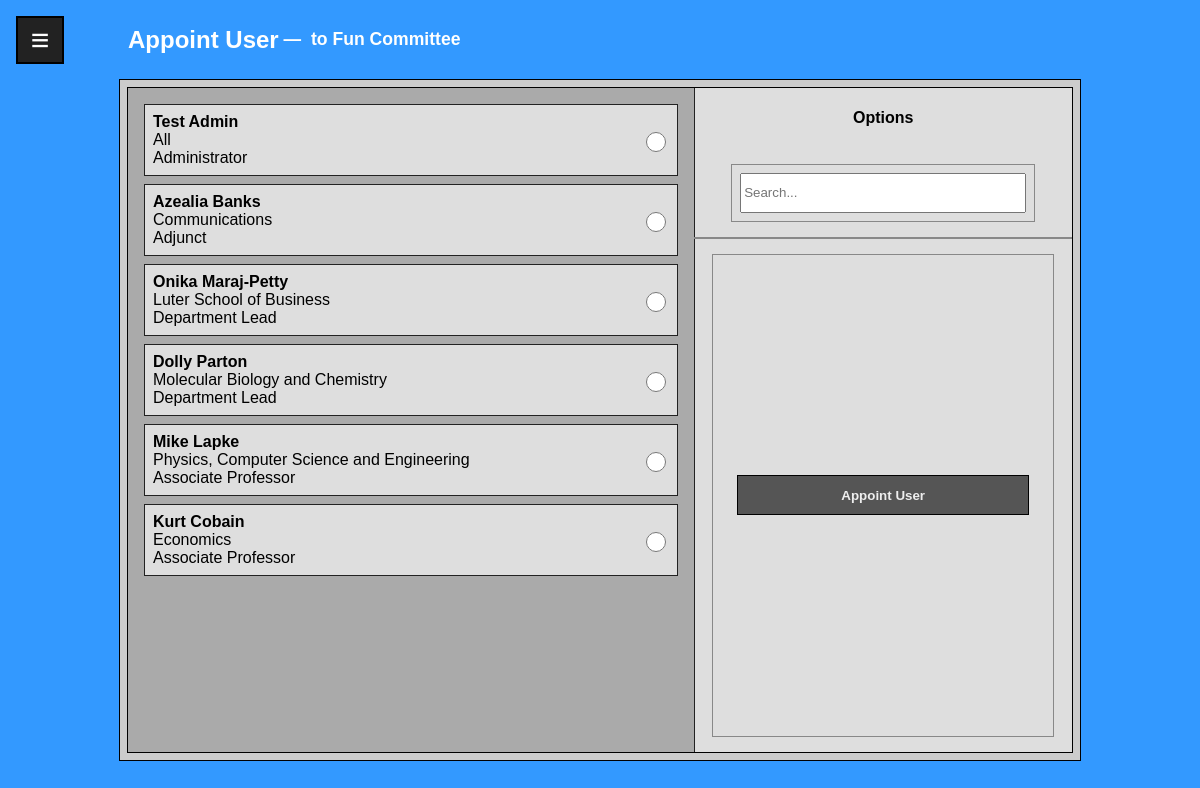
/committee_appoint_user.php?committee=2 (signed in), run on the app's committed database.
### tables this page shows
CREATE TABLE IF NOT EXISTS `Committee` (
  `Committee_ID` INT NOT NULL AUTO_INCREMENT,
  `Name` VARCHAR(45) NOT NULL,
  `Description` VARCHAR(100) NOT NULL,
  PRIMARY KEY (`Committee_ID`));

CREATE TABLE IF NOT EXISTS `User` (
  `CNU_ID` INT NOT NULL AUTO_INCREMENT,
  `Password` VARCHAR(24) NOT NULL,
  `Fname` VARCHAR(45) NOT NULL,
  `Lname` VARCHAR(45) NOT NULL,
  `Email` VARCHAR(72) NOT NULL,
  `Department` VARCHAR(45),
  `Position` VARCHAR(45),
  `Birthday` DATE NOT NULL,
  `Hiring_Year` YEAR(4) NOT NULL,
  `Gender` VARCHAR(45) NOT NULL,
  `Race` VARCHAR(45) NOT NULL,
  `Permissions` VARCHAR(45) NOT NULL DEFAULT 'User',
  `Photo` Blob,
  `Archival_Date` DATE DEFAULT NULL,
  PRIMARY KEY (`CNU_ID`));

### committee_functions.php (called while the page is built, shortened)
<?php
function query_committee($conn, int $entered_id) {
    global $committee_id;
    global $committee_name;
    global $committee_description;
    $com_sql = "SELECT * FROM `Committee` WHERE Committee_ID=?";
    $com_stmt = $conn->prepare($com_sql);
    $com_stmt->bind_param('i', $entered_id);
    $com_stmt->execute();
    $com_stmt->bind_result($committee_id, $committee_name, $committee_description);
}
function query_committee_election($conn, int $committee_id) {
    $election_sql = "SELECT * FROM `Election` WHERE Committee_Committee_ID='$committee_id' AND NOT Status='Complete'";
    $election = $conn->query($election_sql)->fetch_assoc();
    return $election;
}

### committee_appoint_user.php (the view, shortened to what this page needs)
<!DOCTYPE html>
<html lang="en" dir="ltr">
<head>
  <link rel="stylesheet" href="css/selection.css">
  <?php
    require 'databaseconnect.php';
    require 'committee_functions.php';
    $entered_id = $_GET['committee'];
    $committee = query_committee($conn, $entered_id);
    $members_sql = "SELECT * FROM `User`
                    WHERE CNU_ID NOT IN(
                      SELECT `User_CNU_ID` FROM `Committee Seat` WHERE (`Committee_Committee_ID` = '$committee_id') AND (`Ending_Term` IS NULL)
                    )";
    $election = query_committee_election($conn, $entered_id);
    if ($election != NULL) {
      $election_id = $election['Election_ID'];
      $members_sql = "SELECT * FROM `User`
                    WHERE NOT (CNU_ID IN(
                      SELECT `User_CNU_ID` FROM `Committee Seat` WHERE (`Committee_Committee_ID` = '$committee_id') AND (`Ending_Term` IS NULL)
                    ) OR CNU_ID IN(
                      SELECT `Nominee_CNU_ID` FROM `Nomination` WHERE `Election_Election_ID` = '$election_id'
                    ))";
    }
    $members = $conn->query($members_sql);
    ?>
</head>
<body>
<?php include 'hamburger_menu.php'; ?>
  <div class="wrapper">
    <header>
      <h2>Appoint User</h2>
      <?php
          echo "<div class='sub heading'>&nbsp;—&nbsp; to $committee_name</div>";
        ?>
    </header>
    <div class="selection">
      <div class="results">
        <form id="appointment" action="committee_appoint_user.php?committee=<?php echo $committee_id; ?>" method="post">
          <?php
          if ($members->num_rows > 0) {
              while ($row = $members->fetch_assoc()) {
                  $id = $row['CNU_ID'];
                  $name = $row['Fname'].' '.$row['Lname'];
                  $dept = $row['Department'];
                  $pos = $row['Position'];
                  echo "<div class='data'> <label for='$id'><b>$name</b><br>$dept<br>$pos</label>
                          <div class='result_choices'>
                            <input type='radio' name='user' id='$id' value='$id' required>
                          </div>
                        </div>";
              }
          } else {
              echo "<div class='center'>No results found for current search settings.</div>";
          }
          ?>
        </form>
      </div>
      <div class='options'>
        <h4>Options</h4>
        <div class='searchbar'>
          <input type="text" name="search" placeholder="Search...">
        </div>
        <hr>
        <div class="choices">
          <input type="submit" name="appoint" value="Appoint User" form="appointment">
        </div>
      </div>
    </div>
  </div>
</body>
</html>

### css/selection.css (style rules this page uses)
.selection { height: 100%; display: grid; grid-template-columns: 3fr 2fr; grid-template-rows: none; }
.results { height: 100%; overflow-y: scroll; display: grid; grid-auto-rows: minmax(auto, max-content); grid-column: 1 / 2; padding: 0.5em; }
.results .data { display: flex; justify-content: space-between; padding: 0.5em; margin: 0.5em; }
.result_choices { margin-left: 1em; display: flex; flex-direction: column; justify-content: space-around; align-items: center; }
.result_choices input { width: 1.5em; height: 1.5em; flex: none; }
.options { height: inherit; display: flex; flex-flow: column nowrap; align-items: center; justify-content: flex-start; }
.options hr { margin: 0; padding: 0; width: 100%; height: 0; }
.searchbar { width: 80%; }
.searchbar input { width: 100%; height: 3em; }
.options > div { display: flex; justify-content: center; padding: 0.5em; margin: 1em; }
.options .choices { font-size: 1em; text-align: center; height: inherit; width: 90%; align-items: center; justify-content: center; flex-flow: column nowrap; }
.choices * { font-weight: bold; display: flex; white-space: normal; flex-wrap: wrap; width: 90%; align-items: center; justify-content: center; margin: 0.5em 0; height: 3em; }
.selection { background-color: #DEDEDE; outline: 1px solid black; }
.results { background-color: #AAAAAA; outline: 1px solid #222222; }
.data { background-color: #DEDEDE; border: 1px solid #222222; }
.options > div { outline: 1px solid #888888; }
.options hr { border: 1px solid #888888; }

### css/common.css (style rules this page uses)
* { box-sizing: border-box; }
body { margin: 0; padding: 0; height: 100vh; display: flex; flex-flow: column nowrap; position: relative; font-family: Arial, Helvetica, sans-serif; background-color: #3399FF; }
.wrapper { width: 80%; height: 85vh; position: absolute; top: 10%; right: 10%; left: 10%; display: flex; flex-flow: column nowrap; overflow: scroll; padding: 0.5em; outline: 1px solid #000000; }
header { width: auto; height: 10%; color: #FFFFFF; position: fixed; top: 0; display: flex; align-items: center; border-bottom: 1px solid black; z-index: 999; }
header * { padding: 0; margin: 0; }
.heading { font-weight: bold; padding: 0; }
.heading.sub { font-size: 1.1em; }
.wrapper { background-color: #CCCCCC; }
.wrapper button, .wrapper input[type=submit] { cursor: pointer; color: #EEEEEE; background-color: #555555; border: 1px solid #000000; }

### data on the page
committee: Name "Fun Committee"
user: name "Test Admin", Department "All", Position "Administrator"
user: name "Azealia Banks", Department "Communications", Position "Adjunct"
user: name "Onika Maraj-Petty", Department "Luter School of Business", Position "Department Lead"
user: name "Dolly Parton", Department "Molecular Biology and Chemistry", Position "Department Lead"
user: name "Mike Lapke", Department "Physics, Computer Science and Engineering", Position "Associate Professor"
user: name "Kurt Cobain", Department "Economics", Position "Associate Professor"
